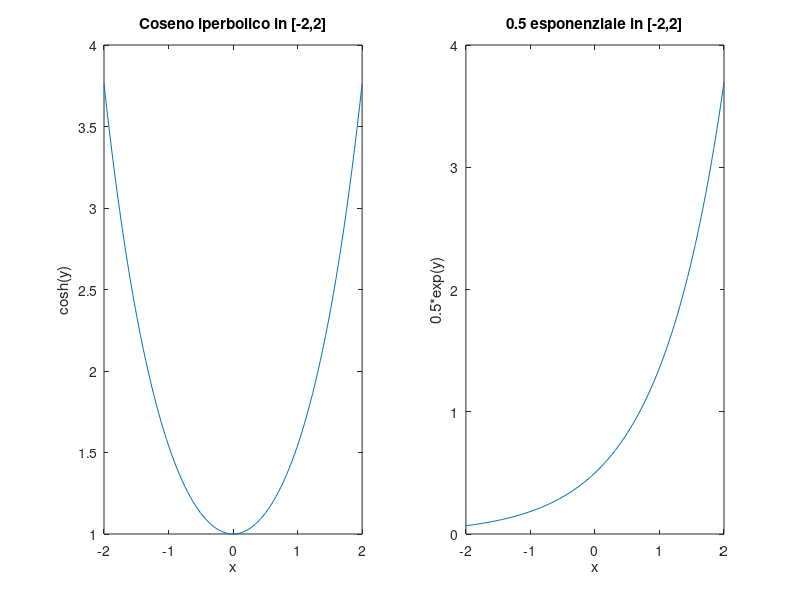

The MATLAB source for this figure:
%Genero 100 punti compresi tra [-2,2]
x = linspace(-2,2);

y1 = cosh(x);
y2 = 0.5 * exp(x);

subplot(1,2,1)
plot(x,y1)
title('Coseno iperbolico in [-2,2]')
xlabel('x')
ylabel('cosh(y)')

subplot(1,2,2)
plot(x,y2)
title('0.5 esponenziale in [-2,2]')
xlabel('x')
ylabel('0.5*exp(y)')
